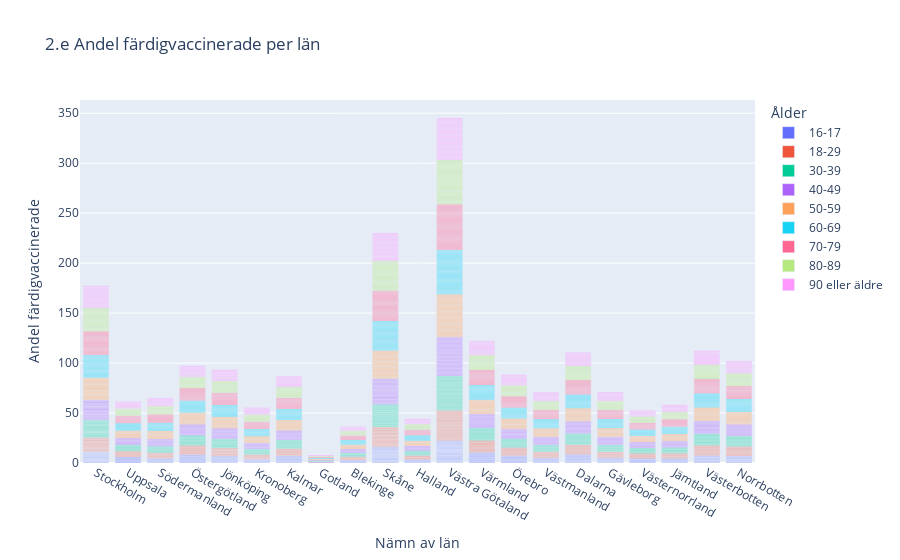

Notebook code cell kept with this figure:
### Code cell
fig = px.bar(vaccin, x="Län_namn", y="Andel färdigvaccinerade", hover_data=["Kommun_namn"], color="Ålder",
       title="2.e Andel färdigvaccinerade per län",
       labels=dict(Län_namn="Nämn av län"))

fig.show()
fig.write_html(f"Visualiseringar/Q2.e) Andel färdigvaccinerade per län", auto_open=False)

### Figure 1 — Plotly figure (JSON) as saved in the notebook; plotly's stock layout.template omitted (floating-point values rounded to 4 significant figures; data arrays with more than 128 entries replaced by an {"elided": "..."} marker saying what was removed)
{"data": [{"alignmentgroup": "True", "customdata": {"elided": "290x1 str values"}, "hovertemplate": "Ålder=16-17<br>Nämn av län=%{x}<br>Andel färdigvaccinerade=%{y}<br>Kommun_namn=%{customdata[0]}<extra></extra>", "legendgroup": "16-17", "marker": {"color": "#636efa", "pattern": {"shape": ""}}, "name": "16-17", "offsetgroup": "16-17", "orientation": "v", "showlegend": true, "textposition": "auto", "type": "bar", "x": {"elided": "290 str values"}, "xaxis": "x", "y": {"elided": "290 float values"}, "yaxis": "y"}, {"alignmentgroup": "True", "customdata": {"elided": "290x1 str values"}, "hovertemplate": "Ålder=18-29<br>Nämn av län=%{x}<br>Andel färdigvaccinerade=%{y}<br>Kommun_namn=%{customdata[0]}<extra></extra>", "legendgroup": "18-29", "marker": {"color": "#EF553B", "pattern": {"shape": ""}}, "name": "18-29", "offsetgroup": "18-29", "orientation": "v", "showlegend": true, "textposition": "auto", "type": "bar", "x": {"elided": "290 str values"}, "xaxis": "x", "y": {"elided": "290 float values"}, "yaxis": "y"}, {"alignmentgroup": "True", "customdata": {"elided": "290x1 str values"}, "hovertemplate": "Ålder=30-39<br>Nämn av län=%{x}<br>Andel färdigvaccinerade=%{y}<br>Kommun_namn=%{customdata[0]}<extra></extra>", "legendgroup": "30-39", "marker": {"color": "#00cc96", "pattern": {"shape": ""}}, "name": "30-39", "offsetgroup": "30-39", "orientation": "v", "showlegend": true, "textposition": "auto", "type": "bar", "x": {"elided": "290 str values"}, "xaxis": "x", "y": {"elided": "290 float values"}, "yaxis": "y"}, {"alignmentgroup": "True", "customdata": {"elided": "290x1 str values"}, "hovertemplate": "Ålder=40-49<br>Nämn av län=%{x}<br>Andel färdigvaccinerade=%{y}<br>Kommun_namn=%{customdata[0]}<extra></extra>", "legendgroup": "40-49", "marker": {"color": "#ab63fa", "pattern": {"shape": ""}}, "name": "40-49", "offsetgroup": "40-49", "orientation": "v", "showlegend": true, "textposition": "auto", "type": "bar", "x": {"elided": "290 str values"}, "xaxis": "x", "y": {"elided": "290 float values"}, "yaxis": "y"}, {"alignmentgroup": "True", "customdata": {"elided": "290x1 str values"}, "hovertemplate": "Ålder=50-59<br>Nämn av län=%{x}<br>Andel färdigvaccinerade=%{y}<br>Kommun_namn=%{customdata[0]}<extra></extra>", "legendgroup": "50-59", "marker": {"color": "#FFA15A", "pattern": {"shape": ""}}, "name": "50-59", "offsetgroup": "50-59", "orientation": "v", "showlegend": true, "textposition": "auto", "type": "bar", "x": {"elided": "290 str values"}, "xaxis": "x", "y": {"elided": "290 float values"}, "yaxis": "y"}, {"alignmentgroup": "True", "customdata": {"elided": "290x1 str values"}, "hovertemplate": "Ålder=60-69<br>Nämn av län=%{x}<br>Andel färdigvaccinerade=%{y}<br>Kommun_namn=%{customdata[0]}<extra></extra>", "legendgroup": "60-69", "marker": {"color": "#19d3f3", "pattern": {"shape": ""}}, "name": "60-69", "offsetgroup": "60-69", "orientation": "v", "showlegend": true, "textposition": "auto", "type": "bar", "x": {"elided": "290 str values"}, "xaxis": "x", "y": {"elided": "290 float values"}, "yaxis": "y"}, {"alignmentgroup": "True", "customdata": {"elided": "290x1 str values"}, "hovertemplate": "Ålder=70-79<br>Nämn av län=%{x}<br>Andel färdigvaccinerade=%{y}<br>Kommun_namn=%{customdata[0]}<extra></extra>", "legendgroup": "70-79", "marker": {"color": "#FF6692", "pattern": {"shape": ""}}, "name": "70-79", "offsetgroup": "70-79", "orientation": "v", "showlegend": true, "textposition": "auto", "type": "bar", "x": {"elided": "290 str values"}, "xaxis": "x", "y": {"elided": "290 float values"}, "yaxis": "y"}, {"alignmentgroup": "True", "customdata": {"elided": "290x1 str values"}, "hovertemplate": "Ålder=80-89<br>Nämn av län=%{x}<br>Andel färdigvaccinerade=%{y}<br>Kommun_namn=%{customdata[0]}<extra></extra>", "legendgroup": "80-89", "marker": {"color": "#B6E880", "pattern": {"shape": ""}}, "name": "80-89", "offsetgroup": "80-89", "orientation": "v", "showlegend": true, "textposition": "auto", "type": "bar", "x": {"elided": "290 str values"}, "xaxis": "x", "y": {"elided": "290 float values"}, "yaxis": "y"}, {"alignmentgroup": "True", "customdata": {"elided": "290x1 str values"}, "hovertemplate": "Ålder=90 eller äldre<br>Nämn av län=%{x}<br>Andel färdigvaccinerade=%{y}<br>Kommun_namn=%{customdata[0]}<extra></extra>", "legendgroup": "90 eller äldre", "marker": {"color": "#FF97FF", "pattern": {"shape": ""}}, "name": "90 eller äldre", "offsetgroup": "90 eller äldre", "orientation": "v", "showlegend": true, "textposition": "auto", "type": "bar", "x": {"elided": "290 str values"}, "xaxis": "x", "y": {"elided": "290 float values"}, "yaxis": "y"}], "layout": {"barmode": "relative", "legend": {"title": {"text": "Ålder"}, "tracegroupgap": 0}, "title": {"text": "2.e Andel färdigvaccinerade per län"}, "xaxis": {"anchor": "y", "domain": [0, 1], "title": {"text": "Nämn av län"}}, "yaxis": {"anchor": "x", "domain": [0, 1], "title": {"text": "Andel färdigvaccinerade"}}}}
